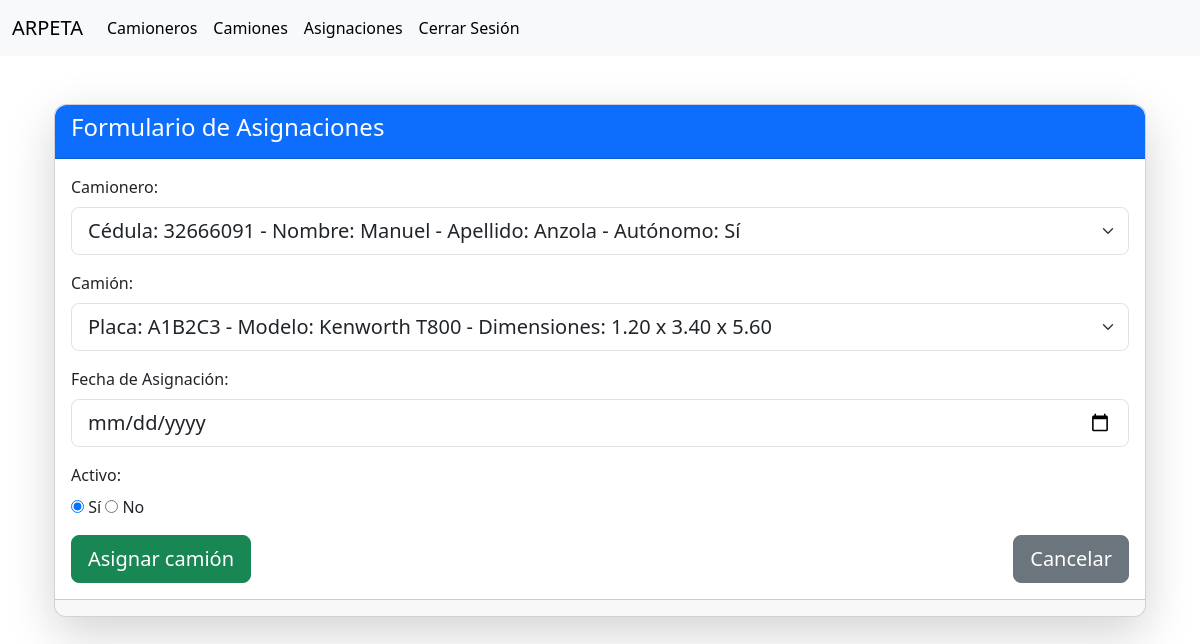
The app's page /camioneros_camiones/editar_camionero_camion/10/ (signed in) with its own data.
### nose/models.py (models this page shows, shortened)
class CamioneroCamion(models.Model):
    camionero = models.ForeignKey(Camionero, on_delete=models.CASCADE, verbose_name='Camionero')
    camion = models.ForeignKey(Camion, on_delete=models.CASCADE, verbose_name='Camión')
    fecha_asignacion = models.DateField(verbose_name='Fecha de Asignación')
    activo = models.BooleanField(default=True, verbose_name='Activo')
    class Meta:
        constraints = [
            models.UniqueConstraint(fields=['camionero', 'camion'], name='unique_camionero_camion')
        ]
        verbose_name = 'Relación Camionero-Camión'
        verbose_name_plural = 'Relaciones Camionero-Camión'

class Camionero(models.Model):
    cedula = models.CharField(primary_key=True, max_length=10, verbose_name='Cédula')
    nombre = models.CharField(max_length=50, verbose_name='Nombre')
    apellido = models.CharField(max_length=50, verbose_name='Apellido')
    autonomo = models.BooleanField(default=True, verbose_name='Autónomo')
    @property
    def autonomo_texto(self):
        return "Sí" if self.autonomo else "No"
    def __str__(self):
        return f"Cédula: {self.cedula} - Nombre: {self.nombre} - Apellido: {self.apellido} - Autónomo: {self.autonomo_texto}"

class Camion(models.Model):
    placa = models.CharField(primary_key=True, max_length=10, verbose_name='Placa')
    modelo = models.CharField(max_length=50, verbose_name='Modelo')
    alto = models.DecimalField(max_digits=5, decimal_places=2, verbose_name='Alto')
    ancho = models.DecimalField(max_digits=5, decimal_places=2, verbose_name='Ancho')
    largo = models.DecimalField(max_digits=5, decimal_places=2, verbose_name='Largo')
    def __str__(self):
        return f"Placa: {self.placa} - Modelo: {self.modelo} - Dimensiones: {self.alto} x {self.ancho} x {self.largo}"

### nose/views.py (the view)
# urls.py: path('camioneros_camiones/editar_camionero_camion/<int:id>/', views.editar_camionero_camion, name='editar_camionero_camion'),
@login_required
def editar_camionero_camion(request, id):
    camionero_camion = CamioneroCamion.objects.get(id=id)
    formulario = CamioneroCamionForm(request.POST or None, instance=camionero_camion)
    if formulario.is_valid() and request.POST:
        formulario.save()
        return redirect('camioneros_camiones')
    return render(request, 'camioneros_camiones/editar_camionero_camion.html', {'formulario': formulario})

### nose/forms.py
class CamioneroCamionForm(forms.ModelForm):
    class Meta:
        model = CamioneroCamion
        fields = '__all__'
        widgets = {
            'fecha_asignacion': forms.DateInput(attrs={'type': 'date'}),
        }

### nose/templates/camioneros_camiones/editar_camionero_camion.html (shortened to what this page needs)
{% extends "base.html" %}
{% block contenido %}
{% include 'camioneros_camiones/form_camionero_camion.html' %}
{% endblock %}

### nose/templates/camioneros_camiones/form_camionero_camion.html (shortened to what this page needs)
<form enctype="multipart/form-data" method="post">
    <div class="container mt-5">
        <div class="card shadow-lg" style="border-radius: 12px;">
            <div class="card-header bg-primary text-white" style="border-top-left-radius: 12px; border-top-right-radius: 12px;">
                <h4>Formulario de Asignaciones</h4>
            </div>
            <div class="card-body">
                {% for campo in formulario %}
                    <div class="mb-3">
                        <label for="{{ campo.id_for_label }}" class="form-label">{{ campo.label }}:</label>
                        {% if campo.field.widget.input_type == "checkbox" %}
                            <div>
                                <input type="radio" name="{{ campo.name }}" id="{{ campo.name }}_yes" value="True" {% if campo.value == True %}checked{% endif %}>
                                <label for="{{ campo.name }}_yes">Sí</label>
                                <input type="radio" name="{{ campo.name }}" id="{{ campo.name }}_no" value="False" {% if campo.value == False %}checked{% endif %}>
                                <label for="{{ campo.name }}_no">No</label>
                            </div>
                        {% elif campo.field.widget.input_type == "select" %}
                            <select class="form-select form-select-lg" name="{{ campo.name }}" id="{{ campo.id_for_label }}">
                                {% for opcion in campo.field.choices %}
                                    <option value="{{ opcion.0 }}" {% if opcion.0 == campo.value %}selected{% endif %}>
                                        {{ opcion.1 }}
                                    </option>
                                {% endfor %}
                            </select>
                        {% else %}
                            <input type="{{ campo.field.widget.input_type }}" class="form-control form-control-lg" name="{{ campo.name }}" id="{{ campo.id_for_label }}" placeholder="{{ campo.label }}" value="{{ campo.value | default:'' }}" />
                        {% endif %}
                    </div>
                {% endfor %}
                <div class="d-flex justify-content-between">
                    <input type="submit" class="btn btn-success btn-lg" value="Asignar camión" />
                    <a href="{% url 'camioneros_camiones' %}" class="btn btn-secondary btn-lg" role="button">Cancelar</a>
                </div>
            </div>
            <div class="card-footer text-muted" style="border-bottom-left-radius: 12px; border-bottom-right-radius: 12px;">
            </div>
        </div>
    </div>
</form>

### records on screen
CamioneroCamion: camionero "Cédula: 32666091 - Nombre: Manuel - Apellido: Anzola - Autónomo: Sí" "Placa: A1B2C3 - Modelo: Kenworth T800 - Dimensiones: 1.20 x 3.40 x 5.60"

### other values on screen
{{ campo.label }} "Camionero" "Camión" "Fecha de Asignación" "Activo"
